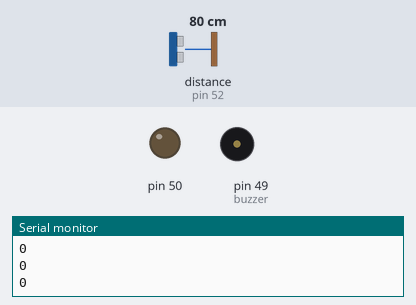
Simulated run of this sketch. Board: Arduino Mega 2560, built with avr-gcc and run on an emulated ATmega2560. Parts: output pins drawn as LEDs (lit = HIGH), buzzer (waves = sounding), the last lines printed to the serial monitor. Wiring (inferred from the names in the program): ultrasonic range finder: trigger pin 53; echo pin 52. The test bench sets the inputs (shaded band); at power-on: distance to the obstacle (sensor on pin 52) 80 cm. The echo pulse lasts 58.3 µs per cm; pins used as bus, display or sensor lines are not drawn.

Above: at 1.2 s.
1.3 s: distance to the obstacle (sensor on pin 52) set to 53 cm
2.8 s: distance to the obstacle (sensor on pin 52) set to 45 cm
At 3.4 s:
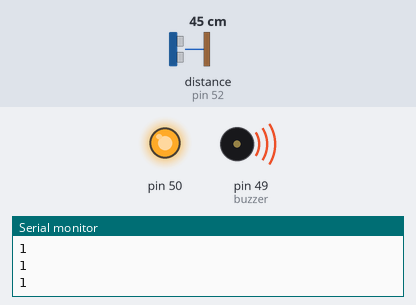
4.3 s: distance to the obstacle (sensor on pin 52) set to 60 cm
At 5.2 s:
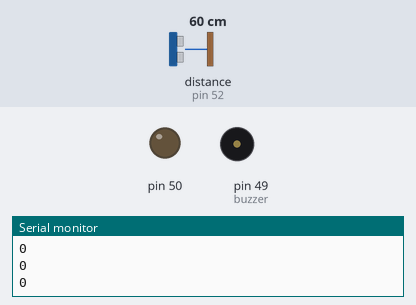
5.8 s: distance to the obstacle (sensor on pin 52) set to 2 cm
At 7.0 s:
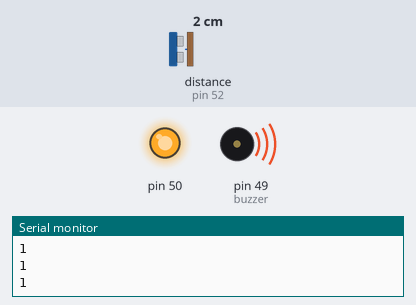
Timing chart, 0 to 8.3 s (numbered marks = the images above; inputs shaded):
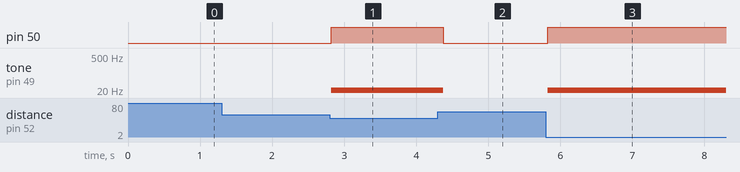

Measured:
- the behaviour switches between 51 and 50 cm on distance to the obstacle (sensor on pin 52) (found by bisection; images 0 and 1)
- after the input at 2.8 s, pin 50: LOW → HIGH at once; tone on pin 49 (buzzer): silent → 10 Hz at once
- after the input at 4.3 s, pin 50: HIGH → LOW after 0.07 s; tone on pin 49 (buzzer): 10 Hz → silent after 0.07 s
- after the input at 5.8 s, pin 50: LOW → HIGH at once; tone on pin 49 (buzzer): silent → 10 Hz at once

The sketch:

sensorUltrassonico.ino
```cpp
int trig = 53;
int echo = 52;
float distancia;
float duracao;
float velocidade = 0.0172316;
int buzzer = 49;

void setup()
{
  Serial.begin(9600);
  pinMode(trig, OUTPUT);
  pinMode(echo, INPUT);
  pinMode(buzzer, OUTPUT);
  pinMode(50, OUTPUT);
}

void loop()
{
  digitalWrite(trig, 0);
  delayMicroseconds(5);

  digitalWrite(trig, 1);
  delayMicroseconds(10);

  digitalWrite(trig, 0);

  duracao = pulseIn(echo, 1);
  distancia = duracao * velocidade;

  if (distancia < 50) {
    tone(buzzer, 10);
    digitalWrite(50, HIGH);
  }
  else {
    noTone(buzzer);
    digitalWrite(50, LOW);
  }
  Serial.println(digitalRead(50));
  delay(100);
}
```
